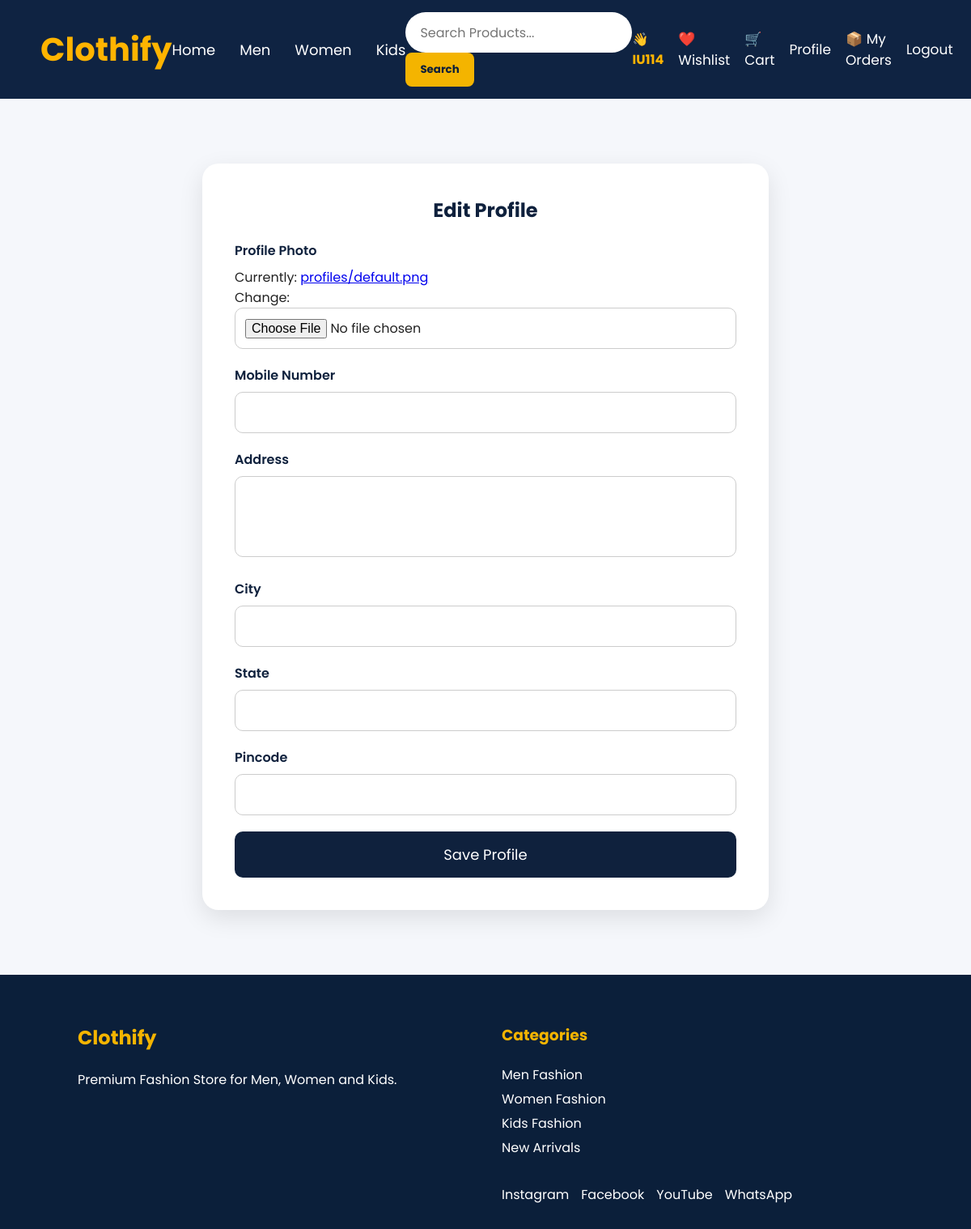
The page /edit-profile/ (signed in) on the database as committed earlier.
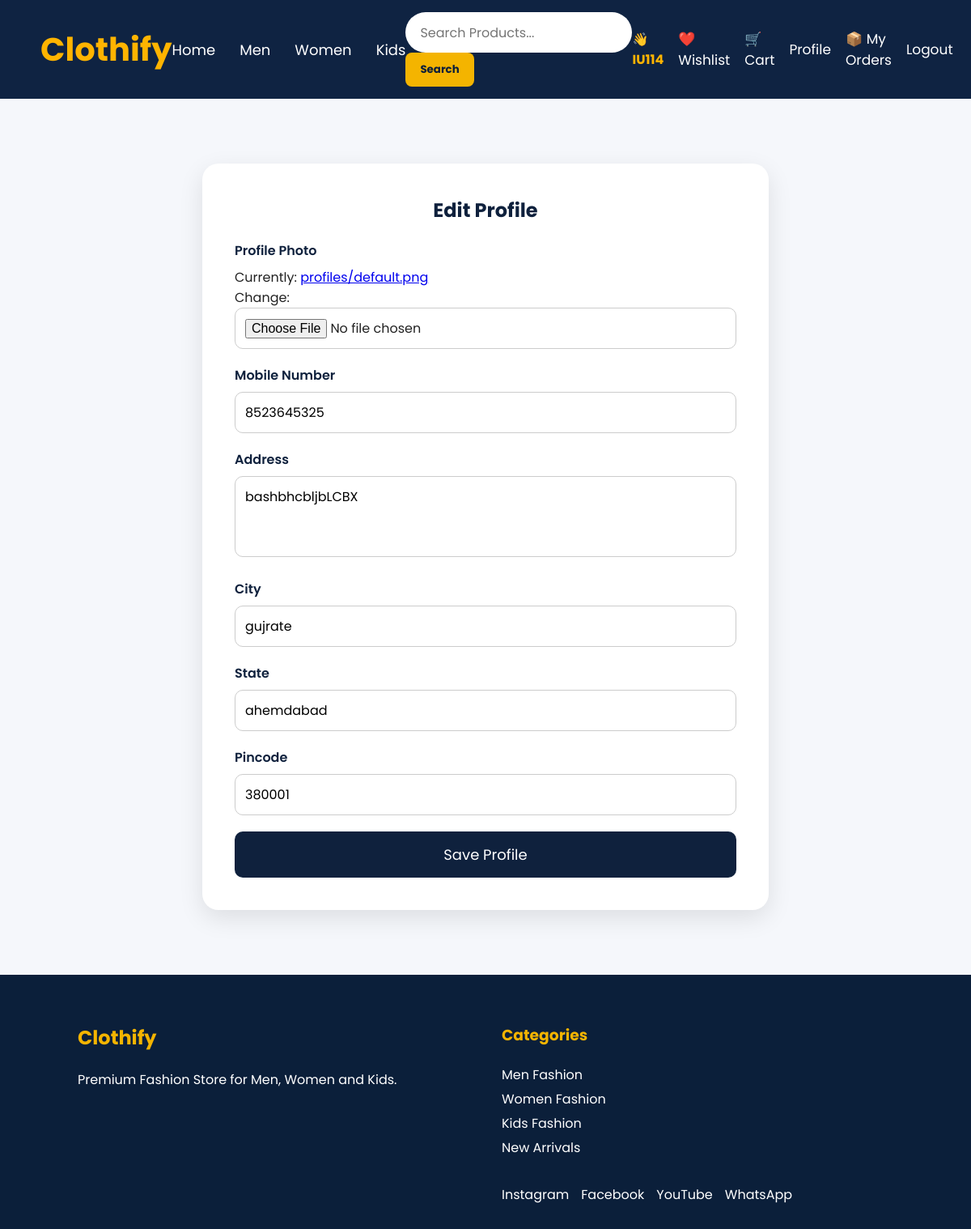
The same page on the database as committed later.
### products/models.py (models this page shows, shortened)
class Profile(models.Model):
    user = models.OneToOneField(
        User,
        on_delete=models.CASCADE
    )
    profile_photo = models.ImageField(
        upload_to="profiles/",
        default="profiles/default.png"
    )
    mobile = models.CharField(
        max_length=15,
        blank=True
    )
    address = models.TextField(
        blank=True
    )
    city = models.CharField(
        max_length=100,
        blank=True
    )
    state = models.CharField(
        max_length=100,
        blank=True
    )
    pincode = models.CharField(
        max_length=10,
        blank=True
    )
    created_at = models.DateTimeField(
        auto_now_add=True
    )

### products/views.py (the view)
@login_required
def edit_profile(request):
    profile = Profile.objects.get(user=request.user)
    if request.method == "POST":
        form = ProfileForm(
            request.POST,
            request.FILES,
            instance=profile
        )
        if form.is_valid():
            form.save()
            messages.success(
                request,
                "Profile Updated Successfully."
            )
            return redirect("profile")
    else:
        form = ProfileForm(instance=profile)
    return render(
        request,
        "edit_profile.html",
        {
            "form": form
        }
    )

### products/forms.py
class ProfileForm(forms.ModelForm):
    class Meta:
        model = Profile
        fields = [
            "profile_photo",
            "mobile",
            "address",
            "city",
            "state",
            "pincode",
        ]

### templates/edit_profile.html (shortened to what this page needs)
{% load static %}
<!DOCTYPE html>
<html lang="en">
<head>
    <link rel="stylesheet" href="{% static 'css/style.css' %}">
</head>
<body>
{% include 'navbar.html' %}
<section class="profile-page">
    <div class="profile-card">
        <h2>Edit Profile</h2>
        <form method="POST" enctype="multipart/form-data">
            <div class="form-group">
                <label>Profile Photo</label>
                {{ form.profile_photo }}
            </div>
            <div class="form-group">
                <label>Mobile Number</label>
                {{ form.mobile }}
            </div>
            <div class="form-group">
                <label>Address</label>
                {{ form.address }}
            </div>
            <div class="form-group">
                <label>City</label>
                {{ form.city }}
            </div>
            <div class="form-group">
                <label>State</label>
                {{ form.state }}
            </div>
            <div class="form-group">
                <label>Pincode</label>
                {{ form.pincode }}
            </div>
            <button type="submit" class="save-btn">
                Save Profile
            </button>
        </form>
    </div>
</section>
{% include 'footer.html' %}
</body>
</html>

Rows that differ between the two databases and show on the page:
changed Profile: mobile (not shown) → "8523645325"; address (not shown) → "bashbhcbljbLCBX"; city (not shown) → "gujrate"; state (not shown) → "ahemdabad"; pincode (not shown) → "380001"
